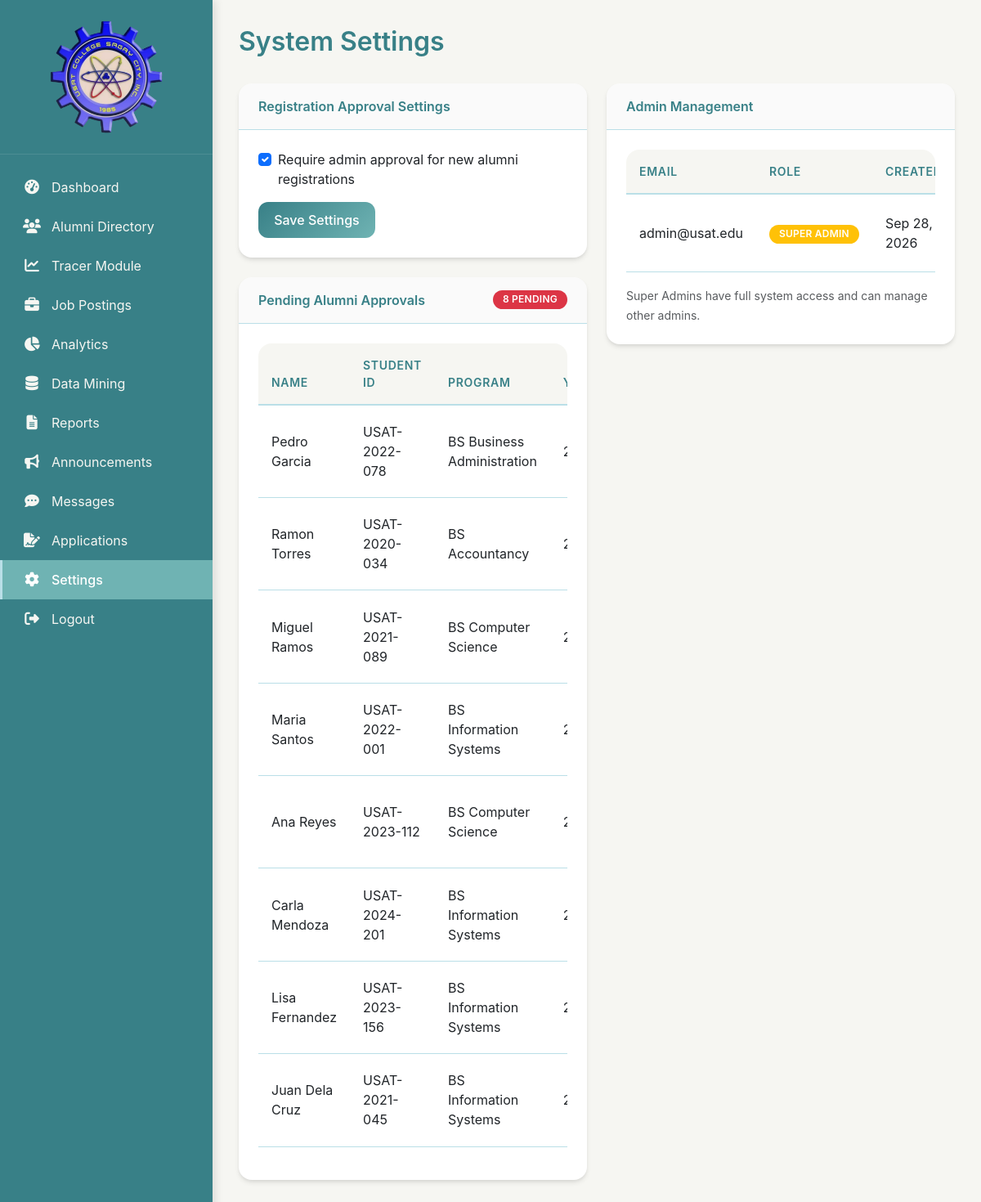
Screenshot of /admin/settings.php (signed in) with the database file from the repository.
### tables this page shows
CREATE TABLE IF NOT EXISTS system_settings (
    id INT AUTO_INCREMENT PRIMARY KEY,
    setting_key VARCHAR(100) UNIQUE NOT NULL,
    setting_value TEXT,
    updated_at DATETIME DEFAULT CURRENT_TIMESTAMP ON UPDATE CURRENT_TIMESTAMP
);

CREATE TABLE users (
    id INT AUTO_INCREMENT PRIMARY KEY,
    email VARCHAR(100) UNIQUE NOT NULL,
    password VARCHAR(255) NOT NULL,
    role ENUM('admin','alumni') NOT NULL,
    alumni_id INT NULL,  
    created_at TIMESTAMP DEFAULT CURRENT_TIMESTAMP
);

CREATE TABLE alumni (
    id INT AUTO_INCREMENT PRIMARY KEY,
    student_id VARCHAR(50) UNIQUE NOT NULL,
    first_name VARCHAR(50) NOT NULL,
    last_name VARCHAR(50) NOT NULL,
    program VARCHAR(100) NOT NULL,
    graduation_year INT NOT NULL,
    email VARCHAR(100) NOT NULL,
    phone VARCHAR(20),
    profile_pic VARCHAR(255) NULL,
    created_at TIMESTAMP DEFAULT CURRENT_TIMESTAMP
);

### admin/settings.php (the view, shortened to what this page needs)
<?php
require_once '../includes/admin_header.php';
$require_approval = $pdo->query("SELECT setting_value FROM system_settings WHERE setting_key = 'require_admin_approval'")->fetchColumn();
$require_approval = $require_approval === false ? 1 : $require_approval;
$pending_alumni = $pdo->query("
    SELECT a.*, u.email as user_email
    FROM alumni a
    JOIN users u ON a.id = u.alumni_id
    WHERE a.is_approved = 0 AND a.approval_status = 'pending'
    ORDER BY a.created_at DESC
")->fetchAll();
$admins = $pdo->query("
    SELECT u.*,
           CASE WHEN u.is_super_admin = 1 THEN 'Super Admin' ELSE 'Admin' END as admin_type
    FROM users u
    WHERE u.role = 'admin'
    ORDER BY u.is_super_admin DESC, u.created_at ASC
")->fetchAll();
?>
<div class="page-header">
    <h1>System Settings</h1>
</div>
<div class="row">
    <div class="col-md-6">
        <div class="card mb-4">
            <div class="card-header">Registration Approval Settings</div>
            <div class="card-body">
                <form method="post">
                    <div class="form-check mb-3">
                        <input type="checkbox" class="form-check-input" id="require_admin_approval" name="require_admin_approval" value="1" <?= $require_approval ? 'checked' : '' ?>>
                        <label class="form-check-label" for="require_admin_approval">
                            Require admin approval for new alumni registrations
                        </label>
                    </div>
                    <button type="submit" name="update_approval_settings" class="btn btn-primary">Save Settings</button>
                </form>
            </div>
        </div>
        <div class="card">
            <div class="card-header">
                Pending Alumni Approvals
                <?php if (count($pending_alumni) > 0): ?>
                    <span class="badge bg-danger float-end"><?= count($pending_alumni) ?> pending</span>
                <?php endif; ?>
            </div>
            <div class="card-body">
                <?php if (empty($pending_alumni)): ?>
                    <p class="text-muted">No pending alumni approvals.</p>
                <?php else: ?>
                    <div class="table-responsive">
                        <table class="table table-sm">
                            <thead>
                                <tr>
                                    <th>Name</th>
                                    <th>Student ID</th>
                                    <th>Program</th>
                                    <th>Year</th>
                                </tr>
                            </thead>
                            <tbody>
                                <?php foreach ($pending_alumni as $al): ?>
                                <tr>
                                    <td><?= htmlspecialchars($al['first_name'] . ' ' . $al['last_name']) ?></td>
                                    <td><?= htmlspecialchars($al['student_id']) ?></td>
                                    <td><?= htmlspecialchars($al['program']) ?></td>
                                    <td><?= $al['graduation_year'] ?></td>
                                </tr>
                                <?php endforeach; ?>
                            </tbody>
                        </table>
                    </div>
                <?php endif; ?>
            </div>
        </div>
    </div>
    <div class="col-md-6">
        <div class="card">
            <div class="card-header">Admin Management</div>
            <div class="card-body">
                <div class="table-responsive">
                    <table class="table table-sm">
                        <thead>
                            <tr>
                                <th>Email</th>
                                <th>Role</th>
                                <th>Created</th>
                            </tr>
                        </thead>
                        <tbody>
                            <?php foreach ($admins as $admin): ?>
                            <tr>
                                <td><?= htmlspecialchars($admin['email']) ?></td>
                                <td>
                                    <?php if ($admin['is_super_admin']): ?>
                                        <span class="badge bg-warning">Super Admin</span>
                                    <?php else: ?>
                                        <span class="badge bg-secondary">Admin</span>
                                    <?php endif; ?>
                                </td>
                                <td><?= date('M j, Y', strtotime($admin['created_at'])) ?></td>
                            </tr>
                            <?php endforeach; ?>
                        </tbody>
                    </table>
                </div>
                <small class="text-muted">Super Admins have full system access and can manage other admins.</small>
            </div>
        </div>
    </div>
</div>
<?php include '../includes/footer.php'; ?>

### assets/css/style.css (style rules this page uses)
:root { --primary: #388087; --primary-light: #6FB3B3; --primary-dark: #2a6b6b; --accent: #6FB3B3; --accent-light: #BADFE7; --accent-dark: #388087; --success: #C2EDCE; --warning: #BADFE7; --danger: #388087; --info: #BADFE7; --dark: #1f4f4f; --light: #F6F6F2; --gray: #88a8a8; --border: #BADFE7; --sidebar-bg: #388087; --sidebar-text: #F6F6F2; --sidebar-hover: #6FB3B3; --card-bg: #FFFFFF; --body-bg: #F6F6F2; }
* { margin: 0; padding: 0; box-sizing: border-box; }
body { background-color: var(--body-bg); font-family: 'Inter', -apple-system, BlinkMacSystemFont, 'Segoe UI', Roboto, sans-serif; line-height: 1.5; color: var(--dark); }
.page-header { display: flex; justify-content: space-between; align-items: center; margin-bottom: 2rem; }
.page-header h1 { font-size: 2rem; font-weight: 600; color: var(--primary); margin: 0; }
.card { background: var(--card-bg); border: none; border-radius: 1rem; box-shadow: 0 4px 6px -1px rgba(0,0,0,0.1), 0 2px 4px -1px rgba(0,0,0,0.06); transition: transform 0.2s, box-shadow 0.2s; margin-bottom: 1.5rem; overflow: hidden; }
.card-header { background: rgba(0,0,0,0.02); border-bottom: 1px solid var(--border); padding: 1rem 1.5rem; font-weight: 600; color: var(--primary); }
.card-body { padding: 1.5rem; }
.table-responsive { border-radius: 1rem; overflow: hidden; }
.table { width: 100%; background: white; border-collapse: collapse; }
.table thead th { background: var(--light); padding: 1rem; font-weight: 600; font-size: 0.875rem; text-transform: uppercase; letter-spacing: 0.05em; color: var(--primary); border-bottom: 2px solid var(--border); }
.table tbody td { padding: 1rem; border-bottom: 1px solid var(--border); vertical-align: middle; }
.btn { display: inline-flex; align-items: center; gap: 0.5rem; padding: 0.6rem 1.2rem; border-radius: 0.75rem; font-weight: 500; border: none; cursor: pointer; transition: all 0.2s; text-decoration: none; }
.btn-primary { background: linear-gradient(135deg, var(--primary), var(--primary-light)); color: white; }
.badge { display: inline-block; padding: 0.35rem 0.75rem; border-radius: 2rem; font-size: 0.75rem; font-weight: 600; text-transform: uppercase; letter-spacing: 0.02em; }

### rows the page displays
system_settings: setting_value "☑"
users: alumni.last_name "Pedro Garcia", alumni.student_id "USAT-2022-078", alumni.program "BS Business Administration"
users: alumni.last_name "Ramon Torres", alumni.student_id "USAT-2020-034", alumni.program "BS Accountancy"
users: alumni.last_name "Miguel Ramos", alumni.student_id "USAT-2021-089", alumni.program "BS Computer Science"
users: alumni.last_name "Maria Santos", alumni.student_id "USAT-2022-001", alumni.program "BS Information Systems"
users: alumni.last_name "Ana Reyes", alumni.student_id "USAT-2023-112", alumni.program "BS Computer Science"
users: alumni.last_name "Carla Mendoza", alumni.student_id "USAT-2024-201", alumni.program "BS Information Systems"
users: alumni.last_name "Lisa Fernandez", alumni.student_id "USAT-2023-156", alumni.program "BS Information Systems"
users: alumni.last_name "Juan Dela Cruz", alumni.student_id "USAT-2021-045", alumni.program "BS Information Systems"
users: email "admin@usat.edu", is_super_admin "SUPER ADMIN", created_at "Sep 28, 2026"

### other values shown
count($pending_alumni) "8"
